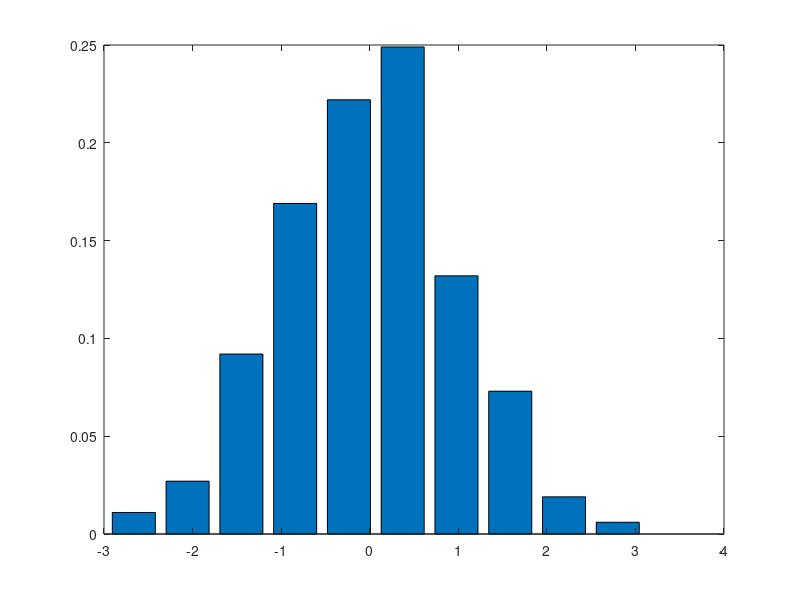

This chart was generated by the following MATLAB code:
clc;
a=0;
x = randn(1000,1);
[a,b] = hist(x);
a = a./1000;
%b=-.9:0.2:.9;
sprintf('mean:%.6f',mean(x))
sprintf('std:%.6f',std(x))
bar(b,a)
